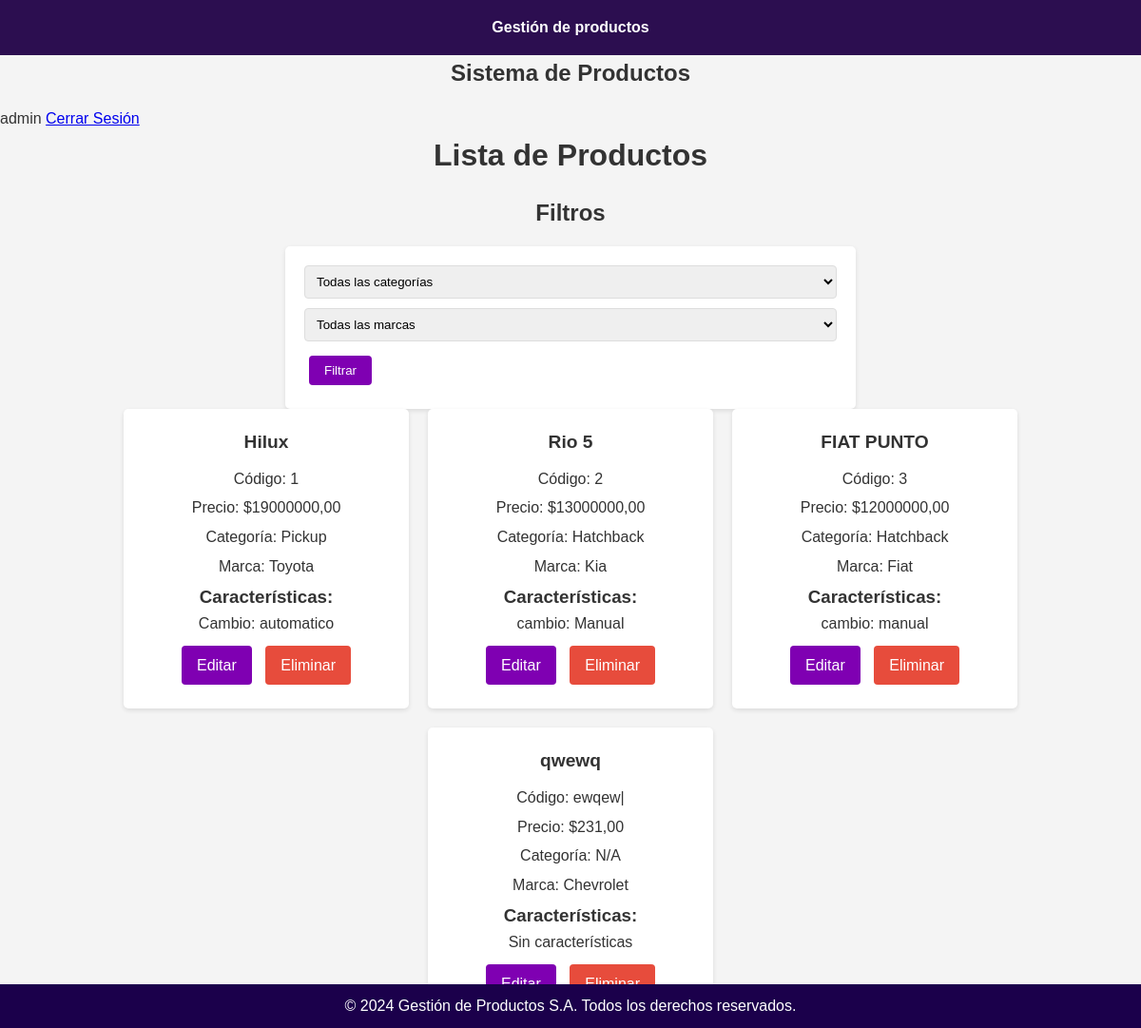
The page /productos/ (signed in) on the database its author committed.
### productos/models.py (models this page shows, shortened)
class Producto(models.Model):
    codigo = models.CharField(max_length=50, unique=True)
    nombre = models.CharField(max_length=200)
    precio = models.DecimalField(max_digits=10, decimal_places=2)
    categoria = models.ForeignKey(Categoria, on_delete=models.SET_NULL, null=True, blank=True)
    marca = models.ForeignKey(Marca, on_delete=models.SET_NULL, null=True)

class Categoria(models.Model):
    nombre = models.CharField(max_length=100, unique=True)
    def __str__(self):
        return self.nombre

class Marca(models.Model):
    nombre = models.CharField(max_length=100)
    def __str__(self):
        return self.nombre

class Caracteristica(models.Model):
    producto = models.ForeignKey(Producto, on_delete=models.CASCADE, related_name='caracteristicas')
    nombre = models.CharField(max_length=100, default='Característica')
    valor = models.CharField(max_length=100)

### productos/views.py (the view)
# urls.py: path('productos/', views.lista_productos, name='lista_productos'),
@login_required(login_url='login')
def lista_productos(request):
    productos = Producto.objects.all()
    categorias = Categoria.objects.all()
    marcas = Marca.objects.all()
    categoria_id = request.GET.get('categoria')
    marca_id = request.GET.get('marca')
    if categoria_id:
        productos = productos.filter(categoria_id=categoria_id)
    if marca_id:
        productos = productos.filter(marca_id=marca_id)
    context = {
        'productos': productos,
        'categorias': categorias,
        'marcas': marcas,
    }
    return render(request, 'productos/lista_productos.html', context)

### templates/productos/lista_productos.html (shortened to what this page needs)
{% extends 'base.html' %}
{% block content %}
<h1>Lista de Productos</h1>
<div>
    <h2>Filtros</h2>
    <form method="get">
        <select name="categoria">
            <option value="">Todas las categorías</option>
        </select>
        <select name="marca">
            <option value="">Todas las marcas</option>
        </select>
        <button class="btn btn-edit" type="submit">Filtrar</button>
    </form>
</div>
<div class="product-grid">
    {% for producto in productos %}
    <div class="product-card">
        <h2>{{ producto.nombre }}</h2>
        <p>Código: {{ producto.codigo }}</p>
        <p>Precio: ${{ producto.precio }}</p>
        <p>Categoría: {{ producto.categoria|default:"N/A" }}</p>
        <p>Marca: {{ producto.marca|default:"N/A" }}</p>
        <h3>Características:</h3>
        <ul>
            {% for caracteristica in producto.caracteristicas.all %}
            <li>{{ caracteristica.nombre }}: {{ caracteristica.valor }}</li>
            {% empty %}
            <li>Sin características</li>
            {% endfor %}
        </ul>
        <div class="product-actions">
            <a href="{% url 'editar_producto' producto.id %}" class="btn btn-edit">Editar</a>
            <a href="{% url 'eliminar_producto' producto.id %}" class="btn btn-delete">Eliminar</a>
        </div>
    </div>
    {% empty %}
    <p>No se encontraron productos.</p>
    {% endfor %}
</div>
{% endblock %}

### templates/base.html (shortened to what this page needs)
{% load static %}
<!DOCTYPE html>
<html lang="es">
<head>
    <link rel="stylesheet" href="{% static 'productos/styles.css' %}">
</head>
<body>
  <header>
    <h4>Gestión de productos</h4>
  </header>
    {% if user.is_authenticated %}
    <nav>
        <div>
            <div>
                <div>
                    <h1>Sistema de Productos</h1>
                </div>
                <div>
                    <span> {{ user.username }}</span>
                    <a href="{% url 'logout' %}">
                        Cerrar Sesión
                    </a>
                </div>
            </div>
        </div>
    </nav>
    {% endif %}
    {% block content %}
    {% endblock %}
    <footer>
      <p>© 2024 Gestión de Productos S.A. Todos los derechos reservados.</p>
    </footer>
</body>
</html>

### static/productos/styles.css (style rules this page uses)
:root { --color-texto: black; --color-fondo: #1b004b; --main-c: #7f00b2; --color-monocromatico-1: #4c007d; --color-monocromatico-2: #bc4ed8; --color-monocromatico-3: #f988ff; --border-r: .5rem; }
* { box-sizing: border-box; margin: 0; padding: 0; }
body { font-family: Arial, sans-serif; line-height: 1.6; color: #333; background-color: #f4f4f4; }
header { background-color: #2c0e50; color: #fff; text-align: center; padding: 1rem 0; }
h1, h2 { text-align: center; margin-bottom: 1rem; }
.product-grid { display: flex; flex-wrap: wrap; justify-content: center; gap: 20px; }
.product-card { background-color: #fff; border-radius: 5px; box-shadow: 0 2px 5px rgba(0,0,0,0.1); padding: 20px; width: 300px; text-align: center; }
.product-card h2 { font-size: 1.2rem; margin-bottom: 10px; }
.product-card p { margin-bottom: 5px; }
.product-card ul { list-style-type: none; padding: 0; }
.product-card li { margin-bottom: 5px; }
.btn { display: inline-block; padding: 8px 16px; margin: 5px; border: none; border-radius: 4px; background-color: #3498db; color: #fff; text-decoration: none; cursor: pointer; transition: background-color 0.3s ease; }
.btn-edit { background-color: #7f00b2; }
.btn-delete { background-color: #e74c3c; }
form { max-width: 600px; margin: 0 auto; background-color: #fff; padding: 20px; border-radius: 5px; box-shadow: 0 2px 5px rgba(0,0,0,0.1); }
form input[type="text"], form input[type="number"], form select { width: 100%; padding: 8px; margin-bottom: 10px; border: 1px solid #ddd; border-radius: 4px; }
footer { text-align: center; position: fixed; bottom: 0; margin-top: 2rem; padding: 1rem 0; background-color: #2c0e50; color: #fff; }
footer { background-color: var(--color-fondo); color: #fff; text-align: center; padding: 10px 0; position: fixed; bottom: 0; width: 100%; }

### rows shown on the page
Producto: nombre "Hilux", codigo "1", precio "19000000,00", categoria "Pickup", marca "Toyota"
Caracteristica: nombre "Cambio", valor "automatico"
Producto: nombre "Rio 5", codigo "2", precio "13000000,00", categoria "Hatchback", marca "Kia"
Caracteristica: nombre "cambio", valor "Manual"
Producto: nombre "FIAT PUNTO", codigo "3", precio "12000000,00", categoria "Hatchback", marca "Fiat"
Caracteristica: nombre "cambio", valor "manual"
Producto: nombre "qwewq", codigo "ewqew|", precio "231,00", categoria "N/A", marca "Chevrolet"

### other values the page prints
{{ user.username }} "admin"
